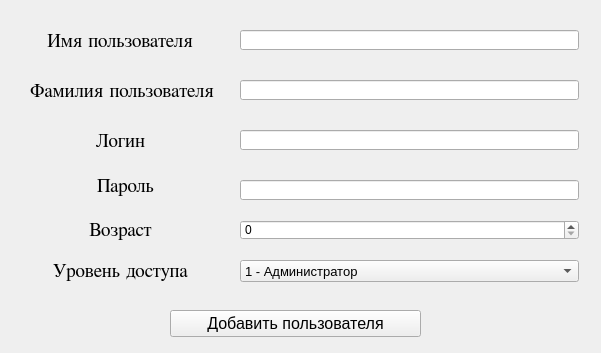
<?xml version="1.0" encoding="UTF-8"?>
<ui version="4.0">
 <class>Form</class>
 <widget class="QWidget" name="Form">
  <property name="geometry">
   <rect>
    <x>0</x>
    <y>0</y>
    <width>601</width>
    <height>353</height>
   </rect>
  </property>
  <property name="windowTitle">
   <string>Добавить пользователя</string>
  </property>
  <widget class="QPushButton" name="addUser">
   <property name="geometry">
    <rect>
     <x>170</x>
     <y>310</y>
     <width>251</width>
     <height>27</height>
    </rect>
   </property>
   <property name="font">
    <font>
     <pointsize>12</pointsize>
    </font>
   </property>
   <property name="text">
    <string>Добавить пользователя</string>
   </property>
  </widget>
  <widget class="QComboBox" name="position_choose">
   <property name="geometry">
    <rect>
     <x>240</x>
     <y>260</y>
     <width>339</width>
     <height>22</height>
    </rect>
   </property>
   <property name="font">
    <font>
     <pointsize>10</pointsize>
    </font>
   </property>
   <item>
    <property name="text">
     <string>1 - Администратор</string>
    </property>
   </item>
   <item>
    <property name="text">
     <string>2 - Обычный пользователь</string>
    </property>
   </item>
  </widget>
  <widget class="QLabel" name="label_6">
   <property name="geometry">
    <rect>
     <x>40</x>
     <y>260</y>
     <width>161</width>
     <height>21</height>
    </rect>
   </property>
   <property name="font">
    <font>
     <family>Cambria Math</family>
     <pointsize>14</pointsize>
    </font>
   </property>
   <property name="text">
    <string>Уровень доступа</string>
   </property>
   <property name="alignment">
    <set>Qt::AlignCenter</set>
   </property>
  </widget>
  <widget class="QSpinBox" name="age_choose">
   <property name="geometry">
    <rect>
     <x>240</x>
     <y>220</y>
     <width>339</width>
     <height>20</height>
    </rect>
   </property>
  </widget>
  <widget class="QLabel" name="label_3">
   <property name="geometry">
    <rect>
     <x>80</x>
     <y>220</y>
     <width>81</width>
     <height>20</height>
    </rect>
   </property>
   <property name="font">
    <font>
     <family>Cambria Math</family>
     <pointsize>14</pointsize>
    </font>
   </property>
   <property name="text">
    <string>Возраст</string>
   </property>
   <property name="alignment">
    <set>Qt::AlignCenter</set>
   </property>
  </widget>
  <widget class="QLabel" name="label_5">
   <property name="geometry">
    <rect>
     <x>90</x>
     <y>170</y>
     <width>71</width>
     <height>31</height>
    </rect>
   </property>
   <property name="font">
    <font>
     <family>Cambria Math</family>
     <pointsize>14</pointsize>
    </font>
   </property>
   <property name="text">
    <string>Пароль</string>
   </property>
   <property name="alignment">
    <set>Qt::AlignCenter</set>
   </property>
  </widget>
  <widget class="QLineEdit" name="password_line">
   <property name="geometry">
    <rect>
     <x>240</x>
     <y>180</y>
     <width>339</width>
     <height>20</height>
    </rect>
   </property>
  </widget>
  <widget class="QLabel" name="label_4">
   <property name="geometry">
    <rect>
     <x>90</x>
     <y>130</y>
     <width>61</width>
     <height>21</height>
    </rect>
   </property>
   <property name="font">
    <font>
     <family>Cambria Math</family>
     <pointsize>14</pointsize>
    </font>
   </property>
   <property name="text">
    <string>Логин</string>
   </property>
   <property name="alignment">
    <set>Qt::AlignCenter</set>
   </property>
  </widget>
  <widget class="QLineEdit" name="login_line">
   <property name="geometry">
    <rect>
     <x>240</x>
     <y>130</y>
     <width>339</width>
     <height>20</height>
    </rect>
   </property>
  </widget>
  <widget class="QLabel" name="label">
   <property name="geometry">
    <rect>
     <x>20</x>
     <y>80</y>
     <width>204</width>
     <height>21</height>
    </rect>
   </property>
   <property name="font">
    <font>
     <family>Cambria Math</family>
     <pointsize>14</pointsize>
    </font>
   </property>
   <property name="text">
    <string>Фамилия пользователя</string>
   </property>
   <property name="alignment">
    <set>Qt::AlignCenter</set>
   </property>
  </widget>
  <widget class="QLineEdit" name="lastName_line">
   <property name="geometry">
    <rect>
     <x>240</x>
     <y>80</y>
     <width>339</width>
     <height>20</height>
    </rect>
   </property>
  </widget>
  <widget class="QLabel" name="label_2">
   <property name="geometry">
    <rect>
     <x>40</x>
     <y>30</y>
     <width>160</width>
     <height>21</height>
    </rect>
   </property>
   <property name="font">
    <font>
     <family>Cambria Math</family>
     <pointsize>14</pointsize>
    </font>
   </property>
   <property name="text">
    <string>Имя пользователя</string>
   </property>
   <property name="alignment">
    <set>Qt::AlignCenter</set>
   </property>
  </widget>
  <widget class="QLineEdit" name="name_line">
   <property name="geometry">
    <rect>
     <x>240</x>
     <y>30</y>
     <width>339</width>
     <height>20</height>
    </rect>
   </property>
  </widget>
 </widget>
 <resources/>
 <connections/>
</ui>
